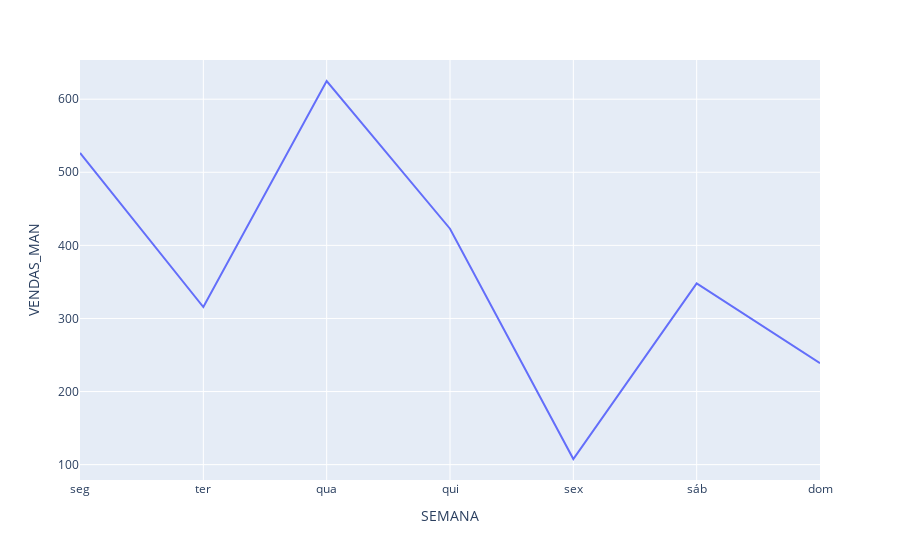

The notebook cell this image was saved under:
### Code cell
# ETAPA 4/13
# - - -
# GERANDO gráfico Plotly - faturamento man
# - - -
# by geanclm
# - - -
# px.__version__
px.line(man_mag_df, x='SEMANA', y='VENDAS_MAN')

### Figure 1 — Plotly figure (JSON) as saved in the notebook; plotly's stock layout.template omitted (floating-point values rounded to 4 significant figures)
{"data": [{"hovertemplate": "SEMANA=%{x}<br>VENDAS_MAN=%{y}<extra></extra>", "legendgroup": "", "line": {"color": "#636efa", "dash": "solid"}, "mode": "lines", "name": "", "orientation": "v", "showlegend": false, "type": "scatter", "x": ["seg", "ter", "qua", "qui", "sex", "sáb", "dom"], "xaxis": "x", "y": [526.4, 315.6, 624.9, 422.8, 107.7, 348, 238.8], "yaxis": "y"}], "layout": {"legend": {"tracegroupgap": 0}, "margin": {"t": 60}, "xaxis": {"anchor": "y", "domain": [0, 1], "title": {"text": "SEMANA"}}, "yaxis": {"anchor": "x", "domain": [0, 1], "title": {"text": "VENDAS_MAN"}}}}
